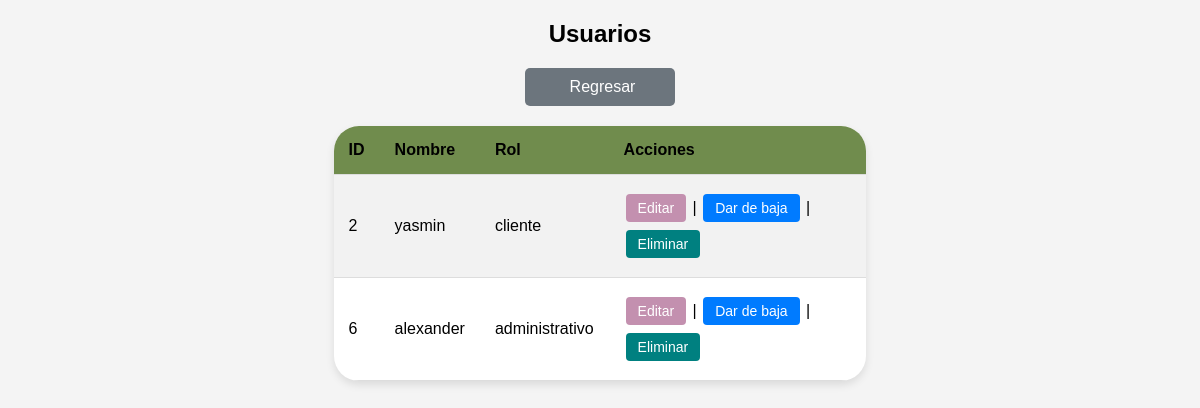
The app's page /listar.php with its own data.
### tables this page shows
CREATE TABLE `usuarios` (
  `id` int(11) NOT NULL,
  `nombre` varchar(255) NOT NULL,
  `password` varchar(255) NOT NULL,
  `activo` tinyint(1) NOT NULL DEFAULT 1,
  `rol` varchar(50) NOT NULL DEFAULT 'cliente'
);

### listar.php (the view, shortened to what this page needs)
<!DOCTYPE html>
<html lang="es">
<head>
    <link rel="stylesheet" href="css/listar.css">
</head>
<body>
    <?php
    $conn = conectar();
    ?>
    <h2>Usuarios</h2>
    <button class="back-button" onclick="window.location.href='admin.php';"><i class="fas fa-arrow-left"></i> Regresar</button>
    <table>
        <tr>
            <th>ID</th>
            <th>Nombre</th>
            <th>Rol</th>
            <th>Acciones</th>
        </tr>
        <?php
        $sql = "SELECT * FROM usuarios";
        $result = $conn->query($sql);
        if ($result->num_rows > 0) {
            while ($row = $result->fetch_assoc()) {
                echo "<tr>";
                echo "<td>" . $row["id"] . "</td>";
                echo "<td>" . $row["nombre"] . "</td>";
                echo "<td>" . $row["rol"] . "</td>";
                echo "<td>";
                if ($row["activo"] == 1) {
                    echo "<a href='editar.php?id=" . $row["id"] . "' class='btn btn-editar'>Editar</a> | ";
                    echo "<button class='btn btn-disable' onclick='confirmDisable(" . $row["id"] . ")'>Dar de baja</button> | ";
                }
                echo "<button class='btn btn-eliminar' onclick='confirmDelete(" . $row["id"] . ")'>Eliminar</button>";
                echo "</td>";
                echo "</tr>";
            }
        } else {
            echo "<tr><td colspan='4'>No se encontraron usuarios.</td></tr>";
        }
        ?>
    </table>
</body>
</html>

### css/listar.css (style rules this page uses)
body { font-family: Arial, sans-serif; background-color: #f4f4f4; }
h2 { text-align: center; }
table { width: 45%; border-collapse: collapse; border-spacing: 0; background-color: #fff; box-shadow: 0 4px 8px rgba(0, 0, 0, 0.1); border-radius: 25px; overflow: hidden; margin: 20px auto; }
th, td { padding: 15px; text-align: left; border-bottom: 1px solid #ddd; }
th { background-color:#708c4d; color: black; }
tr:nth-child(even) { background-color: #f2f2f2; }
.back-button { background-color: #6c757d; color: white; border: none; padding: 10px 20px; text-align: center; text-decoration: none; display: inline-block; font-size: 16px; margin: 20px auto; cursor: pointer; border-radius: 5px; display: block; width: 150px; transition: background-color 0.3s; }
.btn { background-color: #007bff; color: white; border: none; padding: 6px 12px; text-align: center; text-decoration: none; display: inline-block; font-size: 14px; margin: 4px 2px; cursor: pointer; border-radius: 4px; }
.btn-editar { background-color: #C390AF; }
.btn-eliminar { background-color: #008080; }

### records on screen
usuarios: id "2", nombre "yasmin", rol "cliente"
usuarios: id "6", nombre "alexander", rol "administrativo"
